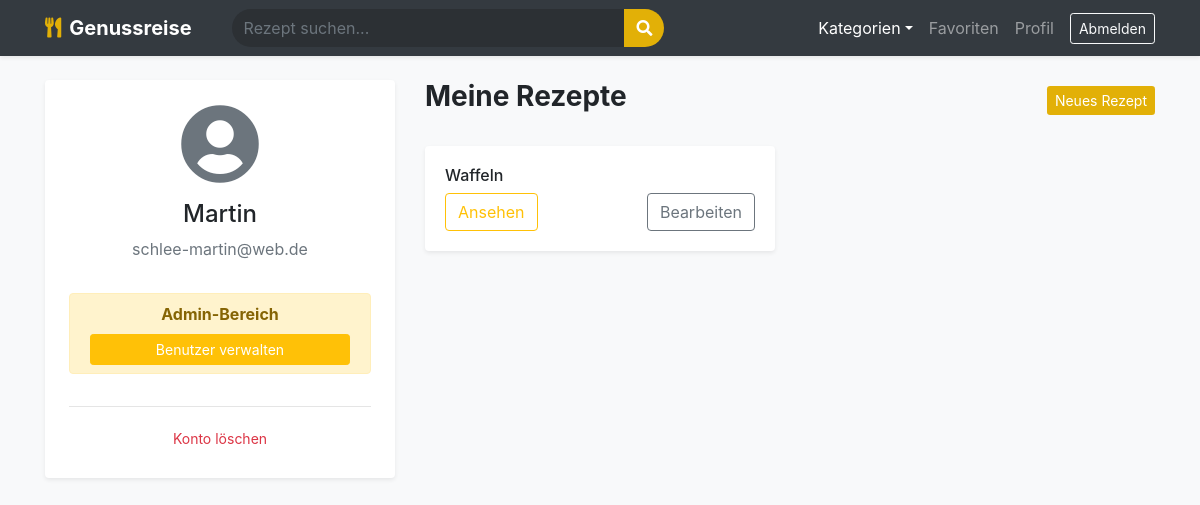
The app's page /profile (signed in), older data.
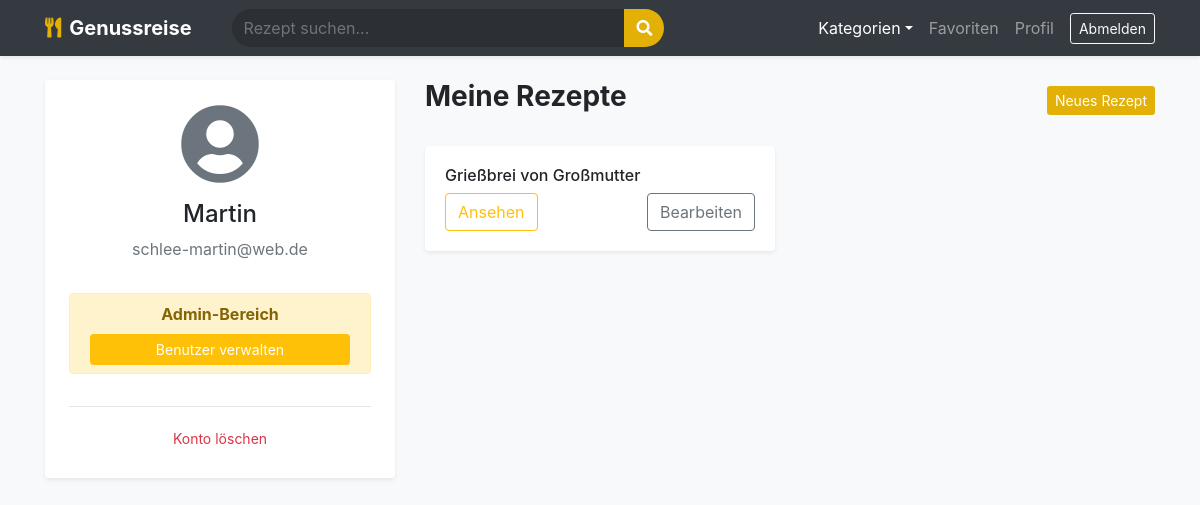
The same page, newer data.
### app.py (models this page shows)
class Recipe(db.Model):
    id = db.Column(db.Integer, primary_key=True)
    name = db.Column(db.String(100), nullable=False)
    instructions = db.Column(db.Text, nullable=False)
    category = db.Column(db.String(50))
    prep_time = db.Column(db.Integer, default=0)
    cook_time = db.Column(db.Integer, default=0)
    rest_time = db.Column(db.Integer, default=0)
    servings = db.Column(db.Integer, default=1)
    calories = db.Column(db.Integer, default=0)
    protein = db.Column(db.Float, default=0.0)
    carbs = db.Column(db.Float, default=0.0)
    fat = db.Column(db.Float, default=0.0)
    image_file = db.Column(db.String(100), nullable=False, default='default.jpg')
    user_id = db.Column(db.Integer, db.ForeignKey('user.id'), nullable=False)
    ingredients = db.relationship('Ingredient', backref='recipe', lazy=True, cascade="all, delete-orphan")
    favorites = db.relationship('Favorite', backref='recipe', lazy=True, cascade="all, delete-orphan")
    comments = db.relationship('Comment', backref='recipe', lazy=True, cascade="all, delete-orphan")

### app.py (the view)
@app.route("/profile")
@login_required
def profile():
    return render_template('profile.html', user=current_user, recipes=current_user.recipes)

### app.py (called while the page is built)
@login_manager.user_loader
def load_user(user_id):
    return User.query.get(int(user_id))

@app.context_processor
def inject_categories():
    cat_names = ["Abendessen", "Asiatisch", "Backen", "Beilagen", "Brot & Brötchen", "Dessert", "Eintöpfe", "Fisch", "Fleisch", "Frühstück", "Geflügel", "Getränke", "Hauptspeise", "Italienisch", "Low Carb", "Mittagessen", "Nachtisch", "Pasta", "Pizza", "Salate", "Snacks", "Suppen", "Vegan", "Vegetarisch", "Vorspeise"]
    return dict(all_categories=[{'id': i+1, 'name': n} for i, n in enumerate(cat_names)])

### templates/profile.html
{% extends "base.html" %}
{% block content %}
<div class="row">
    <div class="col-md-4">
        <div class="card border-0 shadow-sm p-4 text-center">
            <i class="fas fa-user-circle fa-5x text-muted mb-3"></i>
            <h4>{{ user.username }}</h4>
            <p class="text-muted">{{ user.email }}</p>
            {% if user.is_admin %}
                <div class="alert alert-warning py-2 mt-3">
                    <strong>Admin-Bereich</strong><br>
                    <a href="{{ url_for('admin_users') }}" class="btn btn-sm btn-warning btn-block text-white mt-2">Benutzer verwalten</a>
                </div>
            {% endif %}
            <hr>
            <form action="{{ url_for('delete_account') }}" method="POST" onsubmit="return confirm('Möchtest du dein Konto wirklich löschen?')">
                <button type="submit" class="btn btn-sm btn-link text-danger">Konto löschen</button>
            </form>
        </div>
    </div>
    <div class="col-md-8">
        <div class="d-flex justify-content-between align-items-center mb-4">
            <h3 class="font-weight-bold">Meine Rezepte</h3>
            <a href="{{ url_for('new_recipe') }}" class="btn btn-warning btn-sm text-white" style="background:#e2b007; border:none;">Neues Rezept</a>
        </div>
        <div class="row">
            {% for recipe in recipes %}
            <div class="col-sm-6 mb-3">
                <div class="card border-0 shadow-sm">
                    <div class="card-body">
                        <h6>{{ recipe.name }}</h6>
                        <div class="d-flex justify-content-between">
                            <a href="{{ url_for('recipe_detail', recipe_id=recipe.id) }}" class="btn btn-xs btn-outline-warning">Ansehen</a>
                            <a href="{{ url_for('edit_recipe', recipe_id=recipe.id) }}" class="btn btn-xs btn-outline-secondary">Bearbeiten</a>
                        </div>
                    </div>
                </div>
            </div>
            {% endfor %}
        </div>
    </div>
</div>
{% endblock %}

Row changes from the older to the newer data that the page shows:
changed Recipe: name "Waffeln" → "Grießbrei von Großmutter"
